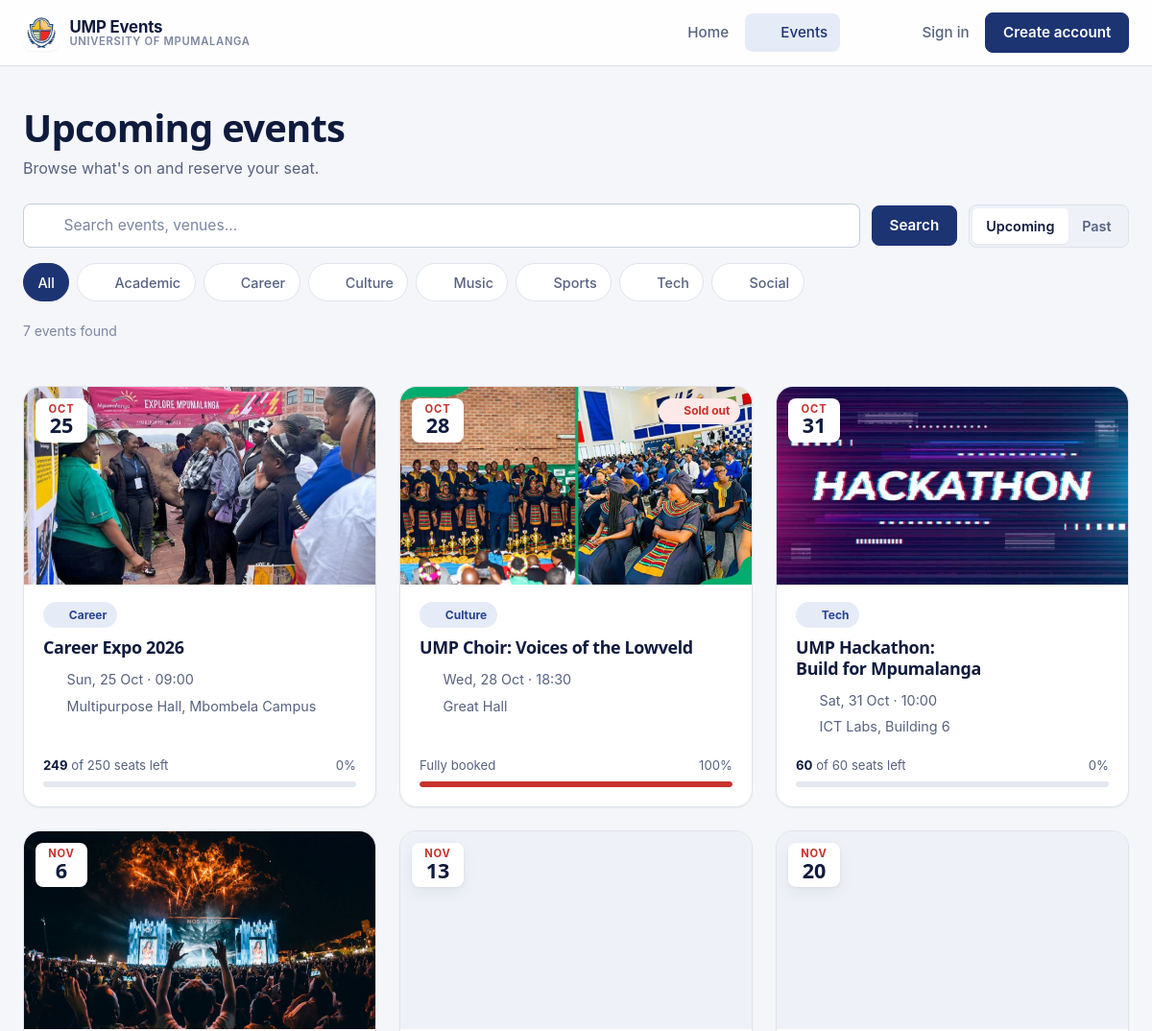
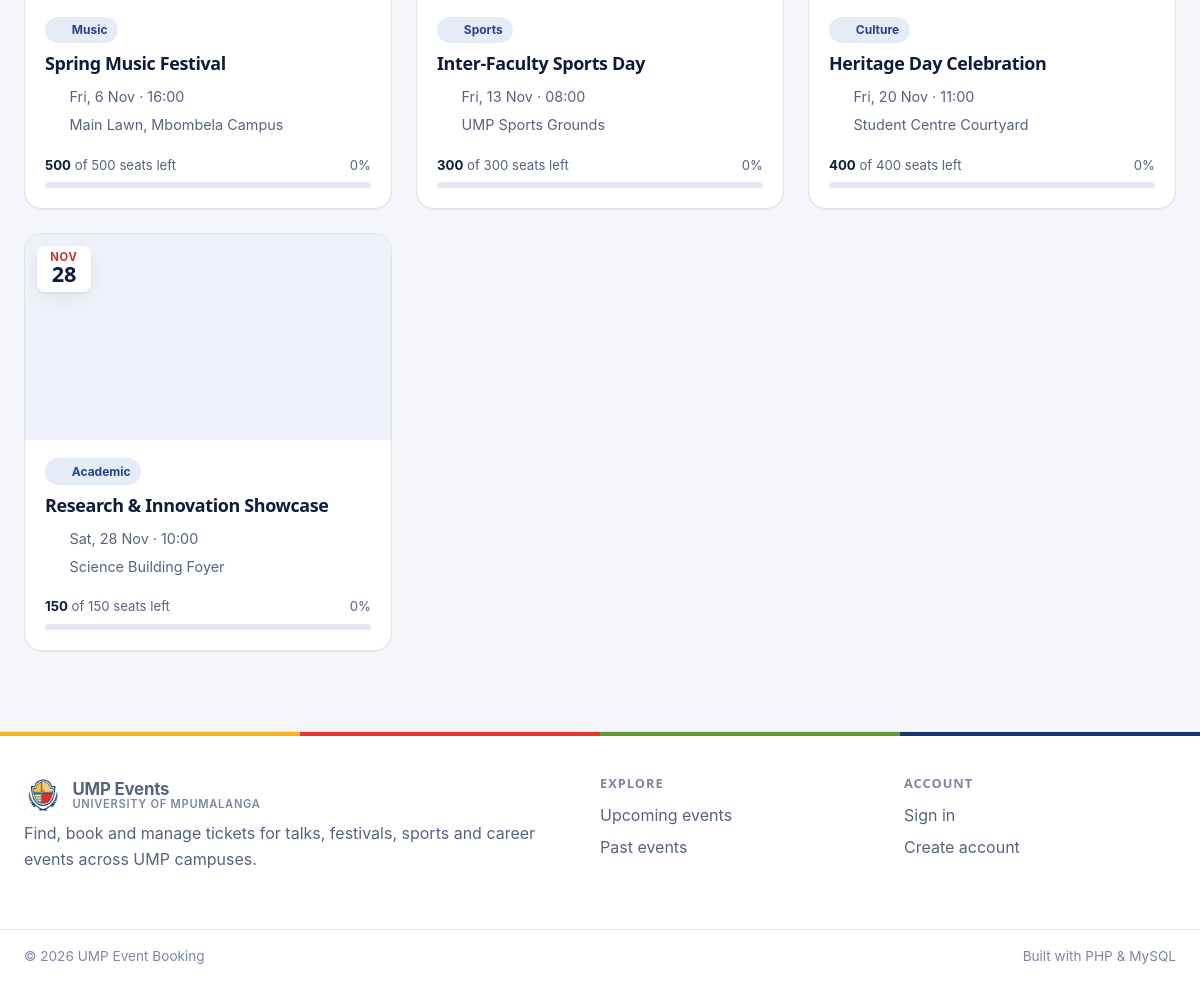
The app's page /events with its own data (2 pictures, top to bottom).
### tables this page shows
CREATE TABLE `events` (
  `id`          INT UNSIGNED NOT NULL AUTO_INCREMENT,
  `title`       VARCHAR(150) NOT NULL,
  `slug`        VARCHAR(170) NOT NULL,
  `description` TEXT NOT NULL,
  `category`    VARCHAR(30) NOT NULL DEFAULT 'social',
  `venue`       VARCHAR(120) NOT NULL,
  `starts_at`   DATETIME NOT NULL,
  `ends_at`     DATETIME NULL,
  `capacity`    INT UNSIGNED NOT NULL DEFAULT 100,
  `image_path`  VARCHAR(255) NULL,
  `status`      ENUM('published', 'draft', 'cancelled') NOT NULL DEFAULT 'published',
  `created_by`  INT UNSIGNED NULL,
  `created_at`  DATETIME NOT NULL DEFAULT CURRENT_TIMESTAMP,
  `updated_at`  DATETIME NOT NULL DEFAULT CURRENT_TIMESTAMP ON UPDATE CURRENT_TIMESTAMP,
  PRIMARY KEY (`id`),
  UNIQUE KEY `events_slug_unique` (`slug`),
  KEY `events_status_starts_at_index` (`status`, `starts_at`),
  CONSTRAINT `events_created_by_fk` FOREIGN KEY (`created_by`) REFERENCES `users` (`id`) ON DELETE SET NULL,
  CONSTRAINT `events_capacity_check` CHECK (`capacity` > 0)
);

### app/Core/View.php (called while the page is built, shortened)
<?php
final class View
{
    public static function render(string $view, array $data = [], ?string $layout = 'layouts/app'): string
    {
        $content = self::renderFile($view, $data);
        return self::renderFile($layout, [...$data, 'content' => $content]);
    }
    public static function partial(string $view, array $data = []): string
    {
        return self::renderFile('partials/' . $view, $data);
    }
    private static function renderFile(string $view, array $data): string
    {
        $file = BASE_PATH . '/views/' . $view . '.php';
        try {
            (static function (string $__file, array $__data): void {
                extract($__data, EXTR_SKIP);
                require $__file;
            })($file, $data);
        } catch (\Throwable $e) {
            ob_end_clean();
            throw $e;
        }
        return (string) ob_get_clean();
    }
}

### app/Controllers/Controller.php (called while the page is built, shortened)
<?php
abstract class Controller
{
    protected function view(string $view, array $data = [], ?string $layout = 'layouts/app'): string
    {
        return View::render($view, $data, $layout);
    }
}

### app/Controllers/EventController.php (called while the page is built, shortened)
<?php
final class EventController extends Controller
{
    public function index(Request $request): string
    {
        $search = mb_substr((string) $request->query('q', ''), 0, 100);
        $category = $request->query('category');
        $category = array_key_exists((string) $category, Config::get('app.categories')) ? $category : null;
        $past = $request->query('when') === 'past';
        $perPage = (int) Config::get('app.events_per_page');
        $page = max(1, (int) $request->query('page', '1'));
        $events = new EventRepository();
        $result = $events->paginatePublished($search, $category, $past, $page, $perPage);
        $pages = max(1, (int) ceil($result['total'] / $perPage));
        return $this->view('events/index', [
            'pageTitle' => $past ? 'Past events' : 'Upcoming events',
            'events' => $result['items'],
            'total' => $result['total'],
            'page' => $page,
            'pages' => $pages,
            'filters' => ['q' => $search, 'category' => $category, 'when' => $past ? 'past' : null],
            'categories' => Config::get('app.categories'),
        ]);
    }
}

### app/Core/App.php (called while the page is built, shortened)
<?php
final class App
{
    public function run(): void
    {
        $request = Request::capture();
        try {
            $response = $this->handle($request);
        } catch (ValidationException $e) {
            Session::flash('errors', $e->errors);
            Session::flash('old', $e->old);
            $response = Response::redirect($e->redirectTo ?? Session::get('_previous_path') ?? $request->previousPath());
        } catch (Throwable $e) {
            $response = ErrorHandler::render($e);
        }
    }
    private function handle(Request $request): Response
    {
        $route = $this->router->match($request->method, $request->path);
        $middleware = ['csrf', ...$route['middleware']];
        $core = function (Request $request) use ($route): Response {
            [$class, $method] = $route['handler'];
            $result = (new $class())->{$method}($request, ...array_values($route['params']));
            return $result instanceof Response ? $result : Response::html((string) $result);
        };
        $pipeline = array_reduce(
            array_reverse($middleware),
            static function (callable $next, string $alias): callable {
                $instance = new (self::MIDDLEWARE[$alias])();
                return static fn (Request $request): Response => $instance->handle($request, $next);
            },
            $core,
        );
        return $pipeline($request);
    }
}

### app/Middleware/VerifyCsrfToken.php (called while the page is built, shortened)
<?php
final class VerifyCsrfToken implements Middleware
{
    public function handle(Request $request, callable $next): Response
    {
        return $next($request);
    }
}

### public/index.php (called while the page is built, shortened)
<?php
$app = require dirname(__DIR__) . '/app/bootstrap.php';
$app->run();

### app/Core/Database.php (called while the page is built, shortened)
<?php
final class Database
{
    private static ?self $instance = null;
    public static function connection(): self
    {
        if (self::$instance === null) {
            $c = Config::get('database');
            $dsn = sprintf('mysql:host=%s;port=%d;dbname=%s;charset=%s', $c['host'], $c['port'], $c['database'], $c['charset']);
            try {
                $pdo = new PDO($dsn, $c['username'], $c['password'], [
                    PDO::ATTR_ERRMODE => PDO::ERRMODE_EXCEPTION,
                    PDO::ATTR_DEFAULT_FETCH_MODE => PDO::FETCH_ASSOC,
                    PDO::ATTR_EMULATE_PREPARES => false,
                    PDO::ATTR_STRINGIFY_FETCHES => false,
                ]);
            } catch (PDOException $e) {
                throw new DatabaseUnavailableException('Could not connect to the database.', previous: $e);
            }
            self::$instance = new self($pdo);
        }
        return self::$instance;
    }
    public function query(string $sql, array $params = []): PDOStatement
    {
        $stmt = $this->pdo->prepare($sql);
        foreach ($params as $key => $value) {
            $stmt->bindValue(
                is_int($key) ? $key + 1 : ':' . ltrim($key, ':'),
                $value,
                match (true) {
                    is_int($value) => PDO::PARAM_INT,
                    is_bool($value) => PDO::PARAM_BOOL,
                    $value === null => PDO::PARAM_NULL,
                    default => PDO::PARAM_STR,
                },
            );
        }
        $stmt->execute();
        return $stmt;
    }
    public function fetchAll(string $sql, array $params = []): array
    {
        return $this->query($sql, $params)->fetchAll();
    }
}

### app/Repositories/EventRepository.php (called while the page is built, shortened)
<?php
final class EventRepository extends Repository
{
    public function paginatePublished(string $search, ?string $category, bool $past, int $page, int $perPage): array
    {
        $where = ["e.status = 'published'", $past ? 'e.starts_at < NOW()' : 'e.starts_at >= NOW()'];
        $params = [];
        $whereSql = ' WHERE ' . implode(' AND ', $where);
        $total = (int) $this->db->fetchValue('SELECT COUNT(*) FROM events e' . $whereSql, $params);
        $items = $this->db->fetchAll(
            self::SELECT . $whereSql . ' ORDER BY e.starts_at ' . ($past ? 'DESC' : 'ASC') . ' LIMIT ? OFFSET ?',
            [...$params, $perPage, ($page - 1) * $perPage],
        );
        return ['items' => $items, 'total' => $total];
    }
}

### app/Repositories/Repository.php (called while the page is built, shortened)
<?php
abstract class Repository
{
    public function __construct(?Database $db = null)
    {
        $this->db = $db ?? Database::connection();
    }
}

### app/Core/Request.php (called while the page is built, shortened)
<?php
final class Request
{
    private static ?self $current = null;
    public static function capture(): self
    {
        $uriPath = rawurldecode(parse_url($_SERVER['REQUEST_URI'] ?? '/', PHP_URL_PATH) ?: '/');
        $basePath = self::detectBasePath($uriPath);
        $path = substr($uriPath, strlen($basePath)) ?: '/';
        $path = '/' . trim($path, '/');
        return self::$current = new self(
            strtoupper($_SERVER['REQUEST_METHOD'] ?? 'GET'),
            $path,
            $basePath,
            $_GET,
            $_POST,
            $_FILES,
            $_SERVER,
        );
    }
    public static function current(): ?self
    {
        return self::$current;
    }
    private static function detectBasePath(string $uriPath): string
    {
        $script = $_SERVER['SCRIPT_NAME'] ?? '/index.php';
        $scriptDir = basename($script) === 'index.php' ? rtrim(str_replace('\\', '/', dirname($script)), '/') : '';
        return str_starts_with($uriPath, $scriptDir) ? $scriptDir : '';
    }
}

### app/Core/Config.php (called while the page is built, shortened)
<?php
final class Config
{
    private static array $items = [];
    public static function load(string $dir): void
    {
        foreach (glob($dir . '/*.php') as $file) {
            self::$items[basename($file, '.php')] = require $file;
        }
    }
    public static function get(string $key, mixed $default = null): mixed
    {
        $value = self::$items;
        foreach (explode('.', $key) as $segment) {
            $value = $value[$segment];
        }
        return $value;
    }
}

### views/partials/event-card.php (the view)
<?php
$start = new DateTimeImmutable($event['starts_at']);
$isPast = $start < new DateTimeImmutable();
$left = (int) $event['seats_left'];
?>
<article class="event-card">
  <div class="event-media">
    <?= App\Core\View::partial('event-media', ['event' => $event]) ?>
    <div class="date-badge" aria-hidden="true">
      <small><?= $start->format('M') ?></small>
      <b><?= $start->format('j') ?></b>
    </div>
    <div class="media-tags">
      <?php if ($event['status'] === 'cancelled'): ?>
        <span class="badge badge-danger"><?= icon('ban') ?> Cancelled</span>
      <?php elseif ($isPast): ?>
        <span class="badge badge-solid"><?= icon('history') ?> Ended</span>
      <?php elseif ($left === 0): ?>
        <span class="badge badge-danger"><?= icon('ban') ?> Sold out</span>
      <?php elseif ($left <= max(5, $event['capacity'] * 0.15)): ?>
        <span class="badge badge-warning"><?= icon('alert-triangle') ?> Few seats left</span>
      <?php endif; ?>
    </div>
  </div>
  <div class="event-body">
    <span class="badge badge-info"><?= icon(category_icon($event['category'])) ?> <?= e(category_label($event['category'])) ?></span>
    <h3><a href="<?= url('/events/' . $event['slug']) ?>"><?= e($event['title']) ?></a></h3>
    <div class="meta">
      <span><?= icon('clock') ?> <?= e($start->format('D, j M · H:i')) ?></span>
      <span><?= icon('map-pin') ?> <?= e($event['venue']) ?></span>
    </div>
    <?php if (!$isPast && $event['status'] !== 'cancelled'): ?>
      <div class="event-foot"><?= App\Core\View::partial('capacity', ['event' => $event]) ?></div>
    <?php endif; ?>
  </div>
</article>

### views/events/index.php (shortened to what this page needs)
<?php
$isPast = $filters['when'] === 'past';
?>
<div class="container">
  <header class="page-head">
    <h1><?= $isPast ? 'Past events' : 'Upcoming events' ?></h1>
    <p><?= $isPast ? 'A look back at what happened on campus.' : 'Browse what\'s on and reserve your seat.' ?></p>
  </header>
  <div class="filters">
    <form class="filter-bar" method="get" action="<?= url('/events') ?>" role="search">
      <div class="search-field">
        <?= icon('search') ?>
        <input class="input" id="q" type="search" name="q" value="<?= e($filters['q']) ?>" placeholder="Search events, venues…" maxlength="100">
      </div>
      <button class="btn btn-primary" type="submit">Search</button>
      <div class="segmented" role="group" aria-label="Time">
        <a href="<?= url('/events', ['q' => $filters['q'], 'category' => $filters['category']]) ?>" class="<?= !$isPast ? 'is-active' : '' ?>">Upcoming</a>
        <a href="<?= url('/events', ['q' => $filters['q'], 'category' => $filters['category'], 'when' => 'past']) ?>" class="<?= $isPast ? 'is-active' : '' ?>">Past</a>
      </div>
    </form>
    <nav class="chips" aria-label="Categories">
      <a class="chip <?= $filters['category'] === null ? 'is-active' : '' ?>" href="<?= url('/events', ['q' => $filters['q'], 'when' => $filters['when']]) ?>">All</a>
      <?php foreach ($categories as $key => [$label, $iconName]): ?>
        <a class="chip <?= $filters['category'] === $key ? 'is-active' : '' ?>"
           href="<?= url('/events', ['q' => $filters['q'], 'when' => $filters['when'], 'category' => $key]) ?>"
           <?= $filters['category'] === $key ? 'aria-current="true"' : '' ?>>
          <?= icon($iconName) ?> <?= e($label) ?>
        </a>
      <?php endforeach; ?>
    </nav>
    <p class="subtle" aria-live="polite">
      <?= pluralize($total, 'event') ?> found
    </p>
  </div>
  <?php if ($events): ?>
    <div class="grid-events">
      <?php foreach ($events as $event): ?>
        <?= App\Core\View::partial('event-card', ['event' => $event]) ?>
      <?php endforeach; ?>
    </div>
  <?php endif; ?>
</div>

### app/helpers.php (shortened to what this page needs)
<?php
function e(mixed $value): string
{
    return htmlspecialchars((string) $value, ENT_QUOTES | ENT_SUBSTITUTE, 'UTF-8');
}
function config(string $key, mixed $default = null): mixed
{
    return Config::get($key, $default);
}
function url(string $path = '/', array $query = []): string
{
    $base = Request::current()?->basePath ?? '';
    $url = $base . '/' . ltrim($path, '/');
    $query = array_filter($query, static fn ($v) => $v !== null && $v !== '');
    return ($url === '' ? '/' : $url) . ($query ? '?' . http_build_query($query) : '');
}
function asset(string $path): string
{
    $file = BASE_PATH . '/public/' . ltrim($path, '/');
    $version = is_file($file) ? '?v=' . filemtime($file) : '';
    return url($path) . $version;
}
function icon(string $name, string $class = ''): string
{
    return '<svg class="icon ' . e($class) . '" aria-hidden="true" focusable="false"><use href="#i-' . e($name) . '"></use></svg>';
}
function category_label(string $key): string
{
    return config("app.categories.$key.0", ucfirst($key));
}
function category_icon(string $key): string
{
    return config("app.categories.$key.1", 'calendar');
}
function event_image(?string $path): ?string
{
    return $path ? asset($path) : null;
}
function pluralize(int $count, string $singular, ?string $plural = null): string
{
    return $count . ' ' . ($count === 1 ? $singular : ($plural ?? $singular . 's'));
}

### views/partials/event-media.php (shortened to what this page needs)
<?php if ($src = event_image($event['image_path'] ?? null)): ?>
  <img src="<?= e($src) ?>" alt="" loading="lazy" decoding="async">
<?php else: ?>
  <div class="event-placeholder"><?= icon(category_icon($event['category'] ?? '')) ?></div>
<?php endif; ?>

### views/partials/capacity.php
<?php
$capacity = max(1, (int) $event['capacity']);
$taken = (int) $event['seats_taken'];
$left = (int) $event['seats_left'];
$pct = min(100, (int) round($taken / $capacity * 100));
$state = $left === 0 ? 'is-full' : ($left <= max(5, $capacity * 0.15) ? 'is-warning' : '');
?>
<div class="capacity">
  <div class="capacity-label">
    <span><?= $left === 0 ? 'Fully booked' : '<strong>' . number_format($left) . '</strong> of ' . number_format($capacity) . ' seats left' ?></span>
    <span><?= $pct ?>%</span>
  </div>
  <div class="meter <?= $state ?>" role="meter" aria-valuemin="0" aria-valuemax="<?= $capacity ?>" aria-valuenow="<?= $taken ?>" aria-label="Seats booked">
    <span data-fill="<?= $pct ?>"></span>
  </div>
</div>

### records on screen
events: id "7 events", image_path (picture), starts_at "NOV", starts_at "28", category "Academic", title "Research & Innovation Showcase", starts_at "Sat, 28 Nov · 10:00", venue "Science Building Foyer", left "150", capacity "150", pct "0"
events: image_path (picture), starts_at "OCT", starts_at "25", category "Career", title "Career Expo 2026", starts_at "Sun, 25 Oct · 09:00", venue "Multipurpose Hall, Mbombela Campus", left "249", capacity "250", pct "0"
events: image_path (picture), starts_at "OCT", starts_at "28", category "Culture", title "UMP Choir: Voices of the Lowveld", starts_at "Wed, 28 Oct · 18:30", venue "Great Hall", shows "Fully booked", pct "100"
events: image_path (picture), starts_at "OCT", starts_at "31", category "Tech", title "UMP Hackathon: Build for Mpumalanga", starts_at "Sat, 31 Oct · 10:00", venue "ICT Labs, Building 6", left "60", capacity "60", pct "0"
events: image_path (picture), starts_at "NOV", starts_at "6", category "Music", title "Spring Music Festival", starts_at "Fri, 6 Nov · 16:00", venue "Main Lawn, Mbombela Campus", left "500", capacity "500", pct "0"
events: image_path (picture), starts_at "NOV", starts_at "13", category "Sports", title "Inter-Faculty Sports Day", starts_at "Fri, 13 Nov · 08:00", venue "UMP Sports Grounds", left "300", capacity "300", pct "0"
events: image_path (picture), starts_at "NOV", starts_at "20", category "Culture", title "Heritage Day Celebration", starts_at "Fri, 20 Nov · 11:00", venue "Student Centre Courtyard", left "400", capacity "400", pct "0"

### other values on screen
config('app.name') "UMP Events UMP Events"
$label "Academic"
$label "Career"
$label "Culture"
$label "Music"
$label "Sports"
$label "Tech"
$label "Social"
